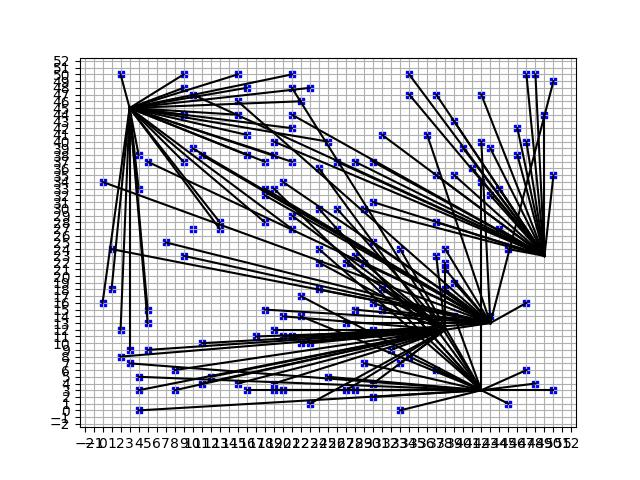

Reproduce this figure in Python.
import pandas as pd
from house import House
from battery import Battery
from wire import Wire
import math
import numpy as np
import matplotlib.pyplot as plt
from matplotlib.ticker import (AutoMinorLocator, MultipleLocator)

def main():
    # Load Battery Battery
    battery_data = pd.read_csv('battery_data.csv')
    # Initialize Battery
    all_batteries = {}
    for index,row in battery_data.iterrows():
        battery_id = row.name
        pos = row['positie'].split(',')
        pos = tuple(int(number) for number in pos)
        capacity = row['capaciteit']
        all_batteries[battery_id] = Battery(battery_id, pos, capacity)
    # print([battery.position for battery in all_batteries.values()])

    # Load House Position
    house_data = pd.read_csv('house_data.csv')
    # Initalize Houses
    all_houses = {}
    batteries_pos = {battery.id : battery.position for battery in all_batteries.values()}
    for index,row in house_data.iterrows():
        house_id = row.name
        pos = (row['x'], row['y'])
        max_output = row['maxoutput']
        #   Get the ID of all batteries, sorted by how close they are to hosue
        dist_order_bats = order_by_distance(pos, batteries_pos)
        all_houses[house_id] = House(house_id, pos, max_output, dist_order_bats)

    all_wires = {}
    for house in all_houses.values():
        for battery_id in house.closest_bats:
            battery = all_batteries[battery_id]
            if battery.can_connect(house.max_output):
                connect(house, battery)
                # Connect wires
                wire_id = house.id
                house_coord = house.position
                battery_coord = house.battery.position
                wire_path = get_path(house_coord, battery_coord)
                # Save wire
                wire = Wire(wire_id, house, house.battery, wire_path)
                all_wires[wire_id] = wire
                house.add_wire(wire)
                battery.add_wire(wire)
                break
    visualize_grid(all_houses, all_batteries, all_wires)

def order_by_distance(coord: set, target_coords: dict) -> list:
    """Reutn which coordinates are closest in list"""

    ordered_distances = {}
    for i in range(len(target_coords)): 
        target_coord = target_coords[i]
        target_id = list(target_coords.keys())[i]
        dist = math.dist(coord, target_coord)
        ordered_distances[target_id] = dist
    ordered_distances = dict(sorted(ordered_distances.items(), key=lambda x: x[1]))
    closest_targets = list(ordered_distances.keys()) 

    return closest_targets

def get_path(coord1: set, coord2: set) -> list:
    return [coord1, coord2]
    
def connect(house, battery):
    house.connect(battery)
    battery.connect(house)

def visualize_grid(houses, batteries, wires):
    fig, ax = plt.subplots()
    for wire in wires.values():
        x = []
        y = []
        for coord in wire.wire_path:
            x.append(coord[0])
            y.append(coord[1])
        x = np.array(x)
        y = np.array(y)
    
        plt.plot(x, y, color = 'black')

    for house in houses.values():
        coord = house.position
        plt.scatter(coord[0], coord[1], s = 25, color='blue', marker='s')


    # Change major ticks to show every 20.
    ax.xaxis.set_major_locator(MultipleLocator(1))
    ax.yaxis.set_major_locator(MultipleLocator(1))

    plt.grid(True, which='major')
    plt.show()
    # plt.savefig('smartgrid.jpg')

main()